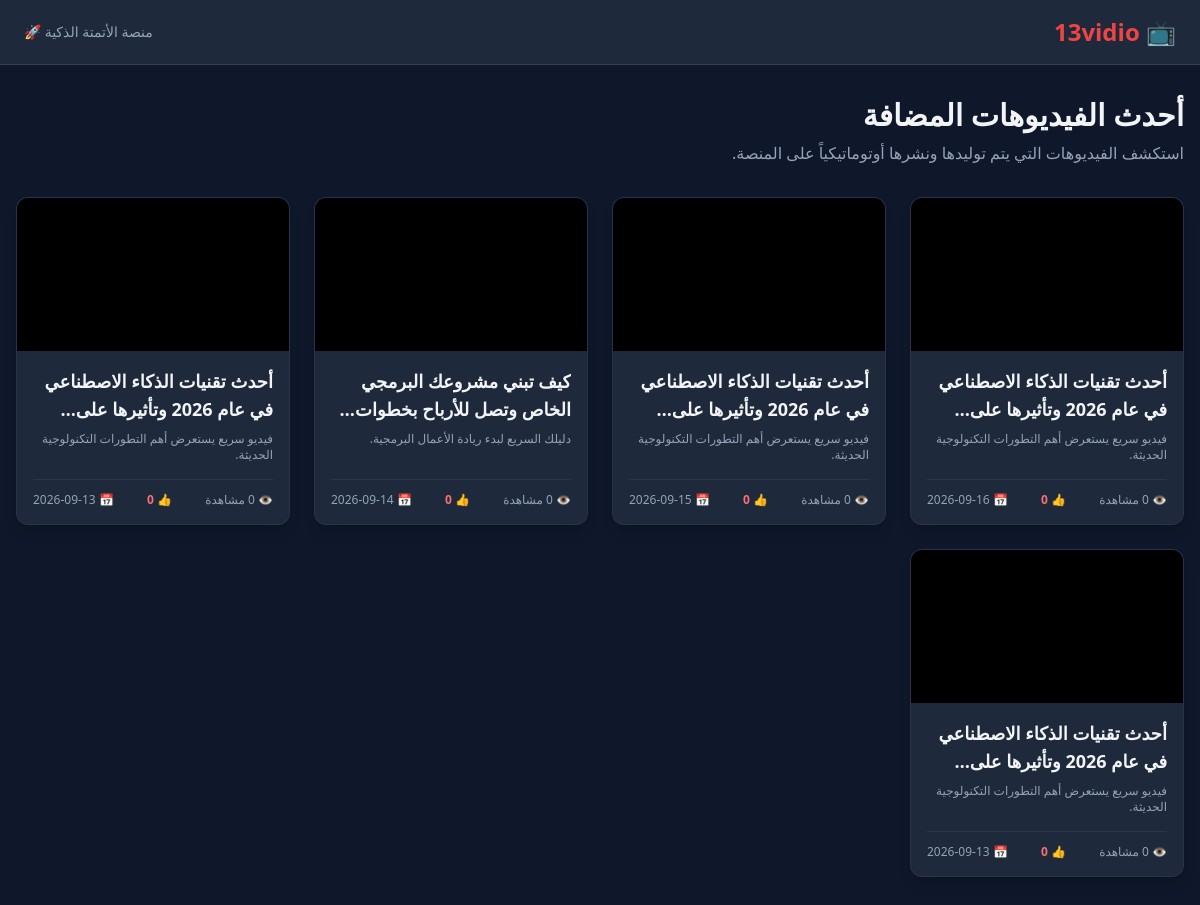
Before: / with the older database file.
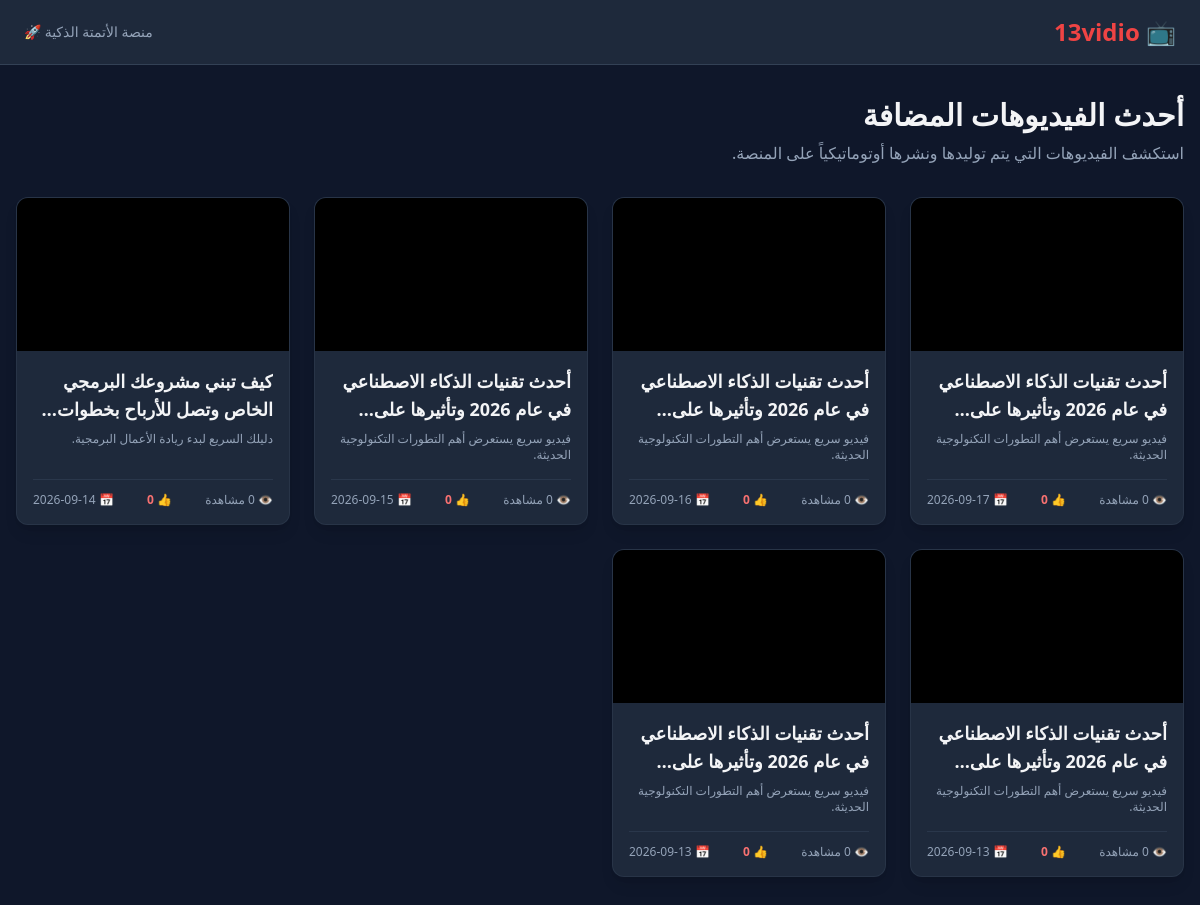
After: the same page with the newer database file.
### app.py (models this page shows)
class Video(db.Model):
  id = db.Column(db.Integer, primary_key=True)
  title = db.Column(db.String(200), nullable=False)
  description = db.Column(db.Text, nullable=True)
  video_url = db.Column(db.String(500), nullable=False)  # رابط الفيديو أو ملفه
  thumbnail_url = db.Column(
      db.String(500), nullable=True
  )  # صورة مصغرة للفيديو
  views = db.Column(db.Integer, default=0)
  likes = db.Column(db.Integer, default=0)
  created_at = db.Column(db.DateTime, default=datetime.utcnow)
  comments = db.relationship(
      "Comment", backref="video", lazy=True, cascade="all, delete-orphan"
  )

### app.py (the view)
@app.route("/")
def index():
  videos = Video.query.order_by(Video.created_at.desc()).all()
  return render_template("index.html", videos=videos)

### templates/index.html (shortened to what this page needs)
<!DOCTYPE html>
<html lang="ar" dir="rtl">
<head>
    <script src="https://cdn.tailwindcss.com"></script>
</head>
<body class="bg-slate-900 text-gray-100 min-h-screen">
    <nav class="bg-slate-800 border-b border-slate-700 px-6 py-4 flex justify-between items-center sticky top-0 z-50">
        <a href="{{ url_for('index') }}" class="text-2xl font-extrabold text-red-500 flex items-center gap-2">
            📺 13vidio
        </a>
        <div class="text-sm text-slate-400">
            منصة الأتمتة الذكية 🚀
        </div>
    </nav>
    <main class="max-w-7xl mx-auto px-4 py-8">
        <div class="mb-8">
            <h1 class="text-3xl font-bold mb-2">أحدث الفيديوهات المضافة</h1>
            <p class="text-slate-400">استكشف الفيديوهات التي يتم توليدها ونشرها أوتوماتيكياً على المنصة.</p>
        </div>
        <div class="grid grid-cols-1 sm:grid-cols-2 md:grid-cols-3 lg:grid-cols-4 gap-6">
            {% for video in videos %}
            <div class="bg-slate-800 rounded-xl overflow-hidden shadow-lg border border-slate-700/50 hover:border-red-500/50 transition duration-300 flex flex-col">
                <a href="{{ url_for('watch_video', video_id=video.id) }}" class="block aspect-video bg-black relative group">
                </a>
                <div class="p-4 flex flex-col flex-grow justify-between">
                    <div>
                        <a href="{{ url_for('watch_video', video_id=video.id) }}">
                            <h2 class="font-bold text-lg mb-2 line-clamp-2 hover:text-red-400 transition">{{ video.title }}</h2>
                        </a>
                        <p class="text-slate-400 text-xs line-clamp-2 mb-4">{{ video.description or "لا يوجد وصف." }}</p>
                    </div>
                    <div class="pt-3 border-t border-slate-700/60 flex justify-between items-center text-xs text-slate-400">
                        <span>👁️ {{ video.views }} مشاهدة</span>
                        <span class="text-red-400 font-semibold">👍 {{ video.likes }}</span>
                        <span>📅 {{ video.created_at.strftime('%Y-%m-%d') }}</span>
                    </div>
                </div>
            </div>
            {% else %}
            <div class="col-span-full text-center py-20 bg-slate-800/50 rounded-2xl border border-slate-800">
                <p class="text-xl text-slate-400 mb-2">لا توجد فيديوهات مضافة حتى الآن!</p>
                <p class="text-sm text-slate-500">قم بتشغيل أداة الأتمتة على جيت هب لتوليد أول فيديو.</p>
            </div>
            {% endfor %}
        </div>
    </main>
</body>
</html>

Changed rows visible on the page:
added Video: title "أحدث تقنيات الذكاء الاصطناعي في عام 2026 وتأثيرها…", description "فيديو سريع يستعرض أهم التطورات التكنولوجية الحديثة.", views "0", likes "0", created_at "2026-09-17"
